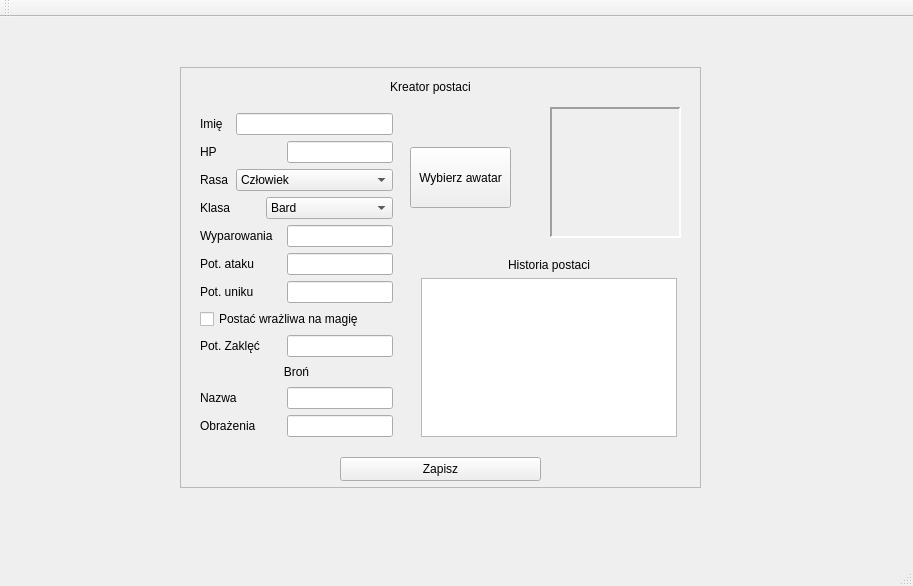
<?xml version="1.0" encoding="UTF-8"?>
<ui version="4.0">
 <class>appClass</class>
 <widget class="QMainWindow" name="appClass">
  <property name="geometry">
   <rect>
    <x>0</x>
    <y>0</y>
    <width>913</width>
    <height>586</height>
   </rect>
  </property>
  <property name="tabletTracking">
   <bool>false</bool>
  </property>
  <property name="windowTitle">
   <string>app</string>
  </property>
  <widget class="QWidget" name="centralWidget">
   <widget class="QFrame" name="frameCharacterCreator">
    <property name="geometry">
     <rect>
      <x>180</x>
      <y>50</y>
      <width>521</width>
      <height>421</height>
     </rect>
    </property>
    <property name="frameShape">
     <enum>QFrame::StyledPanel</enum>
    </property>
    <property name="frameShadow">
     <enum>QFrame::Sunken</enum>
    </property>
    <property name="lineWidth">
     <number>1</number>
    </property>
    <property name="midLineWidth">
     <number>0</number>
    </property>
    <widget class="QPushButton" name="buttonSave">
     <property name="geometry">
      <rect>
       <x>160</x>
       <y>390</y>
       <width>201</width>
       <height>24</height>
      </rect>
     </property>
     <property name="text">
      <string>Zapisz</string>
     </property>
    </widget>
    <widget class="QLabel" name="label">
     <property name="geometry">
      <rect>
       <x>190</x>
       <y>10</y>
       <width>121</width>
       <height>20</height>
      </rect>
     </property>
     <property name="text">
      <string>&lt;html&gt;&lt;head/&gt;&lt;body&gt;&lt;p align=&quot;center&quot;&gt;Kreator postaci&lt;/p&gt;&lt;/body&gt;&lt;/html&gt;</string>
     </property>
    </widget>
    <widget class="QFrame" name="frameAvatar">
     <property name="geometry">
      <rect>
       <x>370</x>
       <y>40</y>
       <width>131</width>
       <height>131</height>
      </rect>
     </property>
     <property name="frameShape">
      <enum>QFrame::Panel</enum>
     </property>
     <property name="frameShadow">
      <enum>QFrame::Sunken</enum>
     </property>
     <property name="lineWidth">
      <number>2</number>
     </property>
     <widget class="QLabel" name="avatar">
      <property name="geometry">
       <rect>
        <x>5</x>
        <y>5</y>
        <width>121</width>
        <height>121</height>
       </rect>
      </property>
      <property name="text">
       <string/>
      </property>
     </widget>
    </widget>
    <widget class="QPushButton" name="buttonAvatarChoice">
     <property name="geometry">
      <rect>
       <x>230</x>
       <y>80</y>
       <width>101</width>
       <height>61</height>
      </rect>
     </property>
     <property name="text">
      <string>Wybierz awatar</string>
     </property>
    </widget>
    <widget class="QWidget" name="layoutWidget_2">
     <property name="geometry">
      <rect>
       <x>230</x>
       <y>180</y>
       <width>278</width>
       <height>201</height>
      </rect>
     </property>
     <layout class="QGridLayout" name="gridLayout_2">
      <item row="0" column="0">
       <widget class="QLabel" name="labelBackstory">
        <property name="text">
         <string>&lt;html&gt;&lt;head/&gt;&lt;body&gt;&lt;p align=&quot;center&quot;&gt;Historia postaci&lt;/p&gt;&lt;/body&gt;&lt;/html&gt;</string>
        </property>
       </widget>
      </item>
      <item row="1" column="0">
       <widget class="QTextEdit" name="inputBackstory"/>
      </item>
     </layout>
    </widget>
    <widget class="QWidget" name="layoutWidget">
     <property name="geometry">
      <rect>
       <x>9</x>
       <y>35</y>
       <width>215</width>
       <height>346</height>
      </rect>
     </property>
     <layout class="QGridLayout" name="gridLayout">
      <item row="0" column="0">
       <widget class="QLabel" name="labelName">
        <property name="text">
         <string>Imię</string>
        </property>
       </widget>
      </item>
      <item row="0" column="1" colspan="3">
       <widget class="QLineEdit" name="inputName">
        <property name="minimumSize">
         <size>
          <width>140</width>
          <height>0</height>
         </size>
        </property>
        <property name="text">
         <string/>
        </property>
       </widget>
      </item>
      <item row="1" column="0">
       <widget class="QLabel" name="labelHP">
        <property name="text">
         <string>HP</string>
        </property>
       </widget>
      </item>
      <item row="1" column="3">
       <widget class="QLineEdit" name="inputHP"/>
      </item>
      <item row="2" column="0">
       <widget class="QLabel" name="labelRace">
        <property name="text">
         <string>Rasa</string>
        </property>
       </widget>
      </item>
      <item row="2" column="1" colspan="3">
       <widget class="QComboBox" name="inputRace">
        <item>
         <property name="text">
          <string>Człowiek</string>
         </property>
        </item>
        <item>
         <property name="text">
          <string>Elf</string>
         </property>
        </item>
        <item>
         <property name="text">
          <string>Krasnolud</string>
         </property>
        </item>
        <item>
         <property name="text">
          <string>Wiedźmin</string>
         </property>
        </item>
        <item>
         <property name="text">
          <string>Niziołek</string>
         </property>
        </item>
        <item>
         <property name="text">
          <string>Gnom</string>
         </property>
        </item>
        <item>
         <property name="text">
          <string>Vran</string>
         </property>
        </item>
        <item>
         <property name="text">
          <string>Bobołak</string>
         </property>
        </item>
       </widget>
      </item>
      <item row="3" column="0">
       <widget class="QLabel" name="labelClass">
        <property name="text">
         <string>Klasa</string>
        </property>
       </widget>
      </item>
      <item row="3" column="2" colspan="2">
       <widget class="QComboBox" name="inputClass">
        <item>
         <property name="text">
          <string>Bard</string>
         </property>
        </item>
        <item>
         <property name="text">
          <string>Czarodziej</string>
         </property>
        </item>
        <item>
         <property name="text">
          <string>Druid</string>
         </property>
        </item>
        <item>
         <property name="text">
          <string>Kapłan</string>
         </property>
        </item>
        <item>
         <property name="text">
          <string>Kupiec</string>
         </property>
        </item>
        <item>
         <property name="text">
          <string>Medyk</string>
         </property>
        </item>
        <item>
         <property name="text">
          <string>Przestępca</string>
         </property>
        </item>
        <item>
         <property name="text">
          <string>Rzemieślnik</string>
         </property>
        </item>
        <item>
         <property name="text">
          <string>Szlachcic</string>
         </property>
        </item>
        <item>
         <property name="text">
          <string>Wiedźmin</string>
         </property>
        </item>
        <item>
         <property name="text">
          <string>Zbrojny</string>
         </property>
        </item>
       </widget>
      </item>
      <item row="4" column="0" colspan="3">
       <widget class="QLabel" name="labelArmor">
        <property name="text">
         <string>Wyparowania</string>
        </property>
       </widget>
      </item>
      <item row="4" column="3">
       <widget class="QLineEdit" name="inputArmor"/>
      </item>
      <item row="5" column="0" colspan="2">
       <widget class="QLabel" name="labelAttack">
        <property name="text">
         <string>Pot. ataku</string>
        </property>
       </widget>
      </item>
      <item row="5" column="3">
       <widget class="QLineEdit" name="inputAttack"/>
      </item>
      <item row="6" column="0" colspan="2">
       <widget class="QLabel" name="labelEvasion">
        <property name="text">
         <string>Pot. uniku</string>
        </property>
       </widget>
      </item>
      <item row="6" column="3">
       <widget class="QLineEdit" name="inputEvasion"/>
      </item>
      <item row="7" column="0" colspan="4">
       <widget class="QCheckBox" name="checkboxIsMagical">
        <property name="text">
         <string>Postać wrażliwa na magię</string>
        </property>
       </widget>
      </item>
      <item row="8" column="0" colspan="2">
       <widget class="QLabel" name="labelSorcery">
        <property name="text">
         <string>Pot. Zaklęć</string>
        </property>
       </widget>
      </item>
      <item row="8" column="3">
       <widget class="QLineEdit" name="inputSorcery">
        <property name="enabled">
         <bool>true</bool>
        </property>
       </widget>
      </item>
      <item row="9" column="0" colspan="4">
       <widget class="QLabel" name="labelWeapon">
        <property name="minimumSize">
         <size>
          <width>181</width>
          <height>0</height>
         </size>
        </property>
        <property name="font">
         <font>
          <hintingpreference>PreferVerticalHinting</hintingpreference>
         </font>
        </property>
        <property name="text">
         <string>&lt;html&gt;&lt;head/&gt;&lt;body&gt;&lt;p align=&quot;center&quot;&gt;Broń&lt;/p&gt;&lt;/body&gt;&lt;/html&gt;</string>
        </property>
       </widget>
      </item>
      <item row="10" column="0" colspan="2">
       <widget class="QLabel" name="labelWeaponName">
        <property name="text">
         <string>Nazwa</string>
        </property>
       </widget>
      </item>
      <item row="10" column="3">
       <widget class="QLineEdit" name="inputWeaponName"/>
      </item>
      <item row="11" column="0" colspan="2">
       <widget class="QLabel" name="labelWeaponDamage">
        <property name="text">
         <string>Obrażenia</string>
        </property>
       </widget>
      </item>
      <item row="11" column="3">
       <widget class="QLineEdit" name="inputWeaponDamage"/>
      </item>
     </layout>
    </widget>
    <zorder>label</zorder>
    <zorder>buttonSave</zorder>
    <zorder>layoutWidget</zorder>
    <zorder>frameAvatar</zorder>
    <zorder>buttonAvatarChoice</zorder>
    <zorder>layoutWidget_2</zorder>
   </widget>
  </widget>
  <widget class="QMenuBar" name="menuBar">
   <property name="geometry">
    <rect>
     <x>0</x>
     <y>0</y>
     <width>913</width>
     <height>21</height>
    </rect>
   </property>
  </widget>
  <widget class="QToolBar" name="mainToolBar">
   <attribute name="toolBarArea">
    <enum>TopToolBarArea</enum>
   </attribute>
   <attribute name="toolBarBreak">
    <bool>false</bool>
   </attribute>
  </widget>
  <widget class="QStatusBar" name="statusBar"/>
 </widget>
 <layoutdefault spacing="6" margin="11"/>
 <resources>
  <include location="app.qrc"/>
 </resources>
 <connections>
  <connection>
   <sender>checkboxIsMagical</sender>
   <signal>toggled(bool)</signal>
   <receiver>labelSorcery</receiver>
   <slot>setVisible(bool)</slot>
   <hints>
    <hint type="sourcelabel">
     <x>228</x>
     <y>349</y>
    </hint>
    <hint type="destinationlabel">
     <x>224</x>
     <y>370</y>
    </hint>
   </hints>
  </connection>
  <connection>
   <sender>checkboxIsMagical</sender>
   <signal>toggled(bool)</signal>
   <receiver>inputSorcery</receiver>
   <slot>setVisible(bool)</slot>
   <hints>
    <hint type="sourcelabel">
     <x>335</x>
     <y>345</y>
    </hint>
    <hint type="destinationlabel">
     <x>333</x>
     <y>370</y>
    </hint>
   </hints>
  </connection>
 </connections>
</ui>
